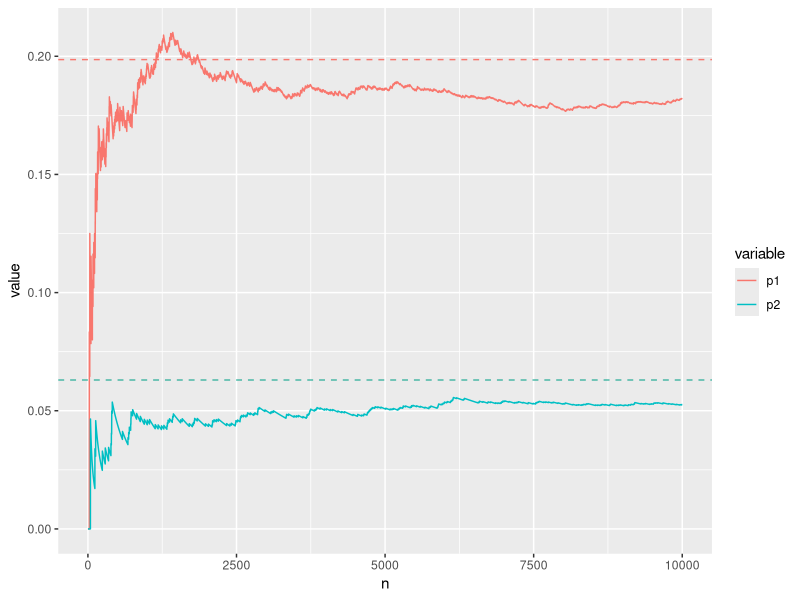
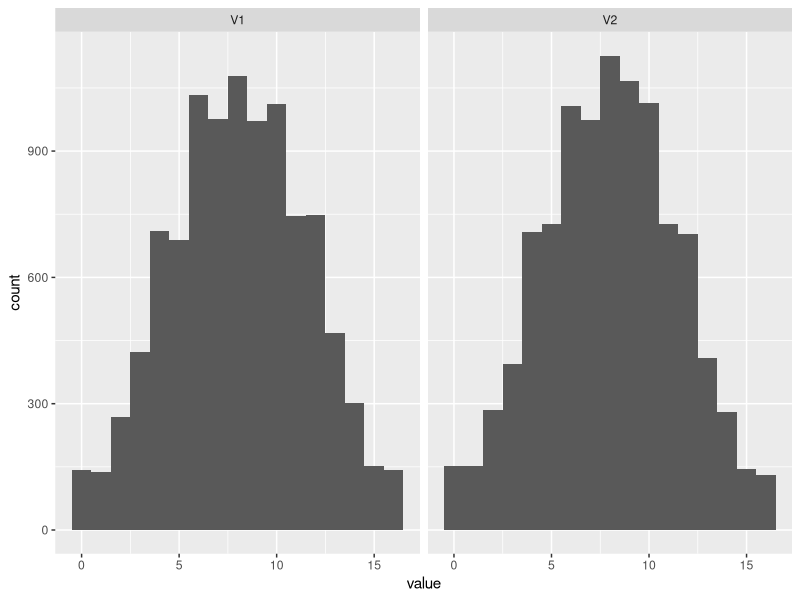

R code for these plots, in order:
## ---- chunk 1

knitr::opts_chunk$set(echo = TRUE)

library(tidyverse)
library(magrittr)
library(reshape2)


## ---- chunk 2

data(PlantGrowth)

g1 <- subset(PlantGrowth, group == "ctrl")
g2 <- subset(PlantGrowth, group == "trt1")
g3 <- subset(PlantGrowth, group == "trt2")

## ---- chunk 3

# test statistic
u_test <- function(x, y) {
  df <- outer(x, y, FUN = function(x, y) ifelse(x > y,
                                          1,
                                          ifelse(x == y, .5, 0))
  )
  
  sum(df)
}


# test
x <- rnorm(50, 0, 1)
y <- rnorm(25, 1, 2)
u_test(x, y) + u_test(y, x) == length(x)*length(y)

## ---- chunk 4

# Null distribution
u_null <- function(x, y, n = 10) {
  
  sapply(1:n, FUN = function(i) {
    
    xy <- c(x, y)
    N <- length(xy)
    
    
    x_ind <- sample(1:N, length(x), replace =FALSE) 
    y_ind <- !(1:N %in% x_ind)
    
    rand_x <- xy[x_ind]
    rand_y <- xy[y_ind]
    
    u_test(rand_x, rand_y)
  })
  
}
  

mann_whitney <- function(x, y, two_tailed = FALSE,  null_n = 10000, null_dist = NULL) {
 
  if(is.null(null_dist)) {
    null_dist <- u_null(x, y, n = null_n)
  }
  
  p <- min(mean(u_test(x, y) > null_dist),
           mean(u_test(x, y) < null_dist))
  
  if(two_tailed) {
    p <- 2*p
  } 
  
  return(p)
}


## ---- chunk 5

true_values <- c(wilcox.test(g1$weight, g2$weight, alternative = "two.sided")$p.value,
                 wilcox.test(g1$weight, g3$weight, alternative = "two.sided")$p.value)


null_n <- 10000
null_distributions <- cbind(u_null(g1$weight, g2$weight, null_n),
                            u_null(g1$weight, g3$weight, null_n))

p_values <- sapply(1:null_n, FUN = function(i) {

  c(mann_whitney(g1$weight, g2$weight, two_tailed = TRUE,  null_dist = null_distributions[1:i, 1]),
  mann_whitney(g1$weight, g3$weight, two_tailed = TRUE, null_dist = null_distributions[1:i, 2]))
  
}) %>% 
  t %>% 
  as.data.frame() %>% 
  cbind(1:null_n) %>% 
  set_colnames(c("p1", "p2", "n"))

p <- p_values %>% 
  melt(id.vars = "n") %>% 
  ggplot(aes(x = n, y = value, color = variable)) +
  geom_line() +
  geom_hline(yintercept = true_values[1], linetype = "dashed", color = "#F8766D")+
  geom_hline(yintercept = true_values[2], linetype = "dashed", color = "#00A087B2")

print(p)

## ---- chunk 6

g1_4 <- sample(g1$weight, 4)
g2_4 <- sample(g2$weight, 4)
g3_4 <- sample(g3$weight, 4)

null_distributions2 <- cbind(u_null(g1_4, g2_4, null_n),
                            u_null(g1_4, g3_4, null_n))


# p-values
c(mann_whitney(g1_4, g2_4, null_dist = null_distributions2[, 1]),
  mann_whitney(g1_4, g3_4, null_dist = null_distributions2[, 2]))

## ---- chunk 7

null_distributions2 %>% 
  as.data.frame() %>% 
  melt() %>% 
  ggplot(aes(x = value)) +
  geom_histogram(position = "dodge", binwidth = 1) +
  facet_wrap(~variable)

## ---- chunk 8

# Edit data to pleasing shape
titan_table <- Titanic %>%
  as.data.frame() %>% 
  select(-Class) %>%
  group_by(Survived, Sex, Age) %>%
  summarize(sum = sum(Freq)) %>% 
  as.data.frame() %>% 
  ungroup()

titan_table


## ---- chunk 9

# Chi squared statistic
chi_sq_statistic <- function(table) {
  
  if(dim(table)[1] != 2 & dim(table)[2] != 2) {
    stop("Invalid confingency table")
  }
  
  a <- table[1, 1]
  b <- table[1, 2]
  c <- table[2, 1]
  d <- table[2, 2]
  
  statistic <- ((a*d - b*c)^2)*(sum(table))/( (a+b)*(c+d)*(b+d)*(a+c) )
  
  return(statistic)
}

# Null distribution
chi_sq_null <- function(table, n = 100) {
  
  N <- sum(table)
  
  null_dist <- c()
  
  for(i in 1:n) {
    
    
    a <- sample(1:N, 1)
    b <- sample(1:(N - a), 1)
    c <- sample(1:(N - a - b), 1)
    d <- N - a - b - c
    
    null_dist <- c(null_dist,  chi_sq_statistic(matrix(c(a, b, c, d), 2, 2, byrow = TRUE)))
  }
  
  null_dist <- null_dist[is.finite(null_dist)]
  
  return(null_dist)
}

# Test against null
chi_sq_test <- function(table, null_dist = NULL, n = 100) {
  
  if(is.null(null_dist)) {
    null_dist <- chi_sq_null(table, n)
  }
  
  chi_sq <- chi_sq_statistic(table)
  
  p <- mean(null_dist >= chi_sq)
  
  return(p)

}

## ---- chunk 10
age_df <- titan_table %>% 
  select(-Sex) %>%
  group_by(Age, Survived) %>%
  summarize(sum = sum(sum)) %>% 
  ungroup() %>% 
  spread(Age, sum) %>% 
  as.data.frame() %>%
  column_to_rownames(var="Survived")

chi_sq_test(age_df, n = 10000)

## ---- chunk 11
sex_df <- titan_table %>% 
  select(-Age) %>%
  group_by(Sex, Survived) %>%
  summarize(sum = sum(sum)) %>% 
  ungroup() %>% 
  spread(Sex, sum) %>% 
  as.data.frame() %>%
  column_to_rownames(var="Survived")

chi_sq_test(sex_df, n = 1000)

